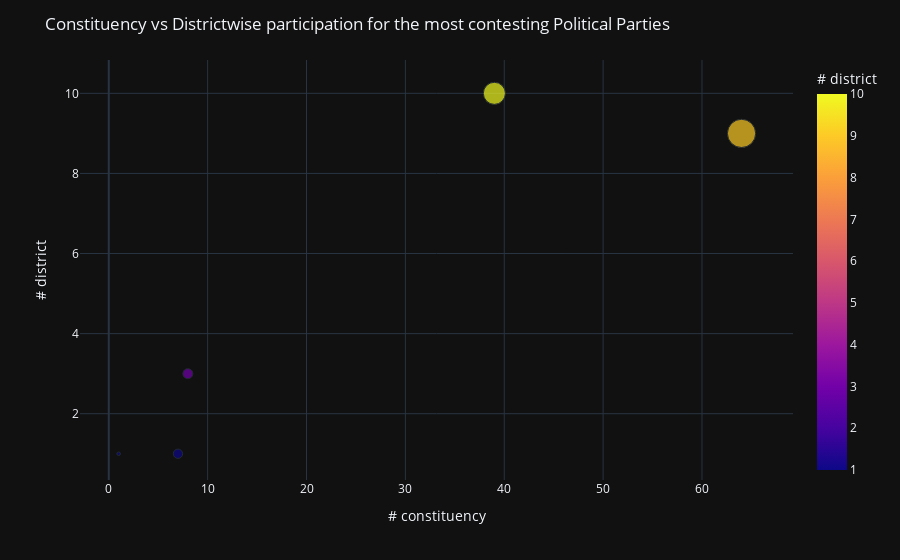

Here is the notebook cell this chart was saved with:
### Markdown cell above
## which parties have been present in most constituencies and districts?

### Code cell
vote_prty=df[df['Party']!='NOTA']
prty_cnt=vote_prty.groupby('Party').apply(lambda x:x['Constituency'].count()).reset_index(name='# constituency')
prty_st=vote_prty.groupby('Party').apply(lambda x:x['District'].nunique()).reset_index(name='# district')
prty_cnt.sort_values(by='# constituency',ascending=False,inplace=True)
prty_top_cn=prty_cnt[:25]
prty_top_all=pd.merge(prty_top_cn,prty_st,how='inner',left_on='Party',right_on='Party')
fig = px.scatter(prty_top_all, x='# constituency', y='# district', color='# district',
                 size='# constituency', hover_data=['Party'])
fig.update_layout(title_text='Constituency vs Districtwise participation for the most contesting Political Parties',template='plotly_dark')
fig.show()

### Figure 1 — Plotly figure (JSON) as saved in the notebook; plotly's stock layout.template omitted (floating-point values rounded to 4 significant figures)
{"data": [{"customdata": [["Indian National Congress"], ["Bharat Rashtra Samithi"], ["Bharatiya Janta Party"], ["All India Majlis-E-Ittehadul Muslimeen"], ["Communist Party Of India"]], "hovertemplate": "# constituency=%{marker.size}<br># district=%{marker.color}<br>Party=%{customdata[0]}<extra></extra>", "legendgroup": "", "marker": {"color": [9, 10, 3, 1, 1], "coloraxis": "coloraxis", "size": [64, 39, 8, 7, 1], "sizemode": "area", "sizeref": 0.16, "symbol": "circle"}, "mode": "markers", "name": "", "orientation": "v", "showlegend": false, "type": "scatter", "x": [64, 39, 8, 7, 1], "xaxis": "x", "y": [9, 10, 3, 1, 1], "yaxis": "y"}], "layout": {"coloraxis": {"colorbar": {"title": {"text": "# district"}}, "colorscale": [[0, "#0d0887"], [0.1111, "#46039f"], [0.2222, "#7201a8"], [0.3333, "#9c179e"], [0.4444, "#bd3786"], [0.5556, "#d8576b"], [0.6667, "#ed7953"], [0.7778, "#fb9f3a"], [0.8889, "#fdca26"], [1, "#f0f921"]]}, "legend": {"itemsizing": "constant", "tracegroupgap": 0}, "margin": {"t": 60}, "title": {"text": "Constituency vs Districtwise participation for the most contesting Political Parties"}, "xaxis": {"anchor": "y", "domain": [0, 1], "title": {"text": "# constituency"}}, "yaxis": {"anchor": "x", "domain": [0, 1], "title": {"text": "# district"}}}}
